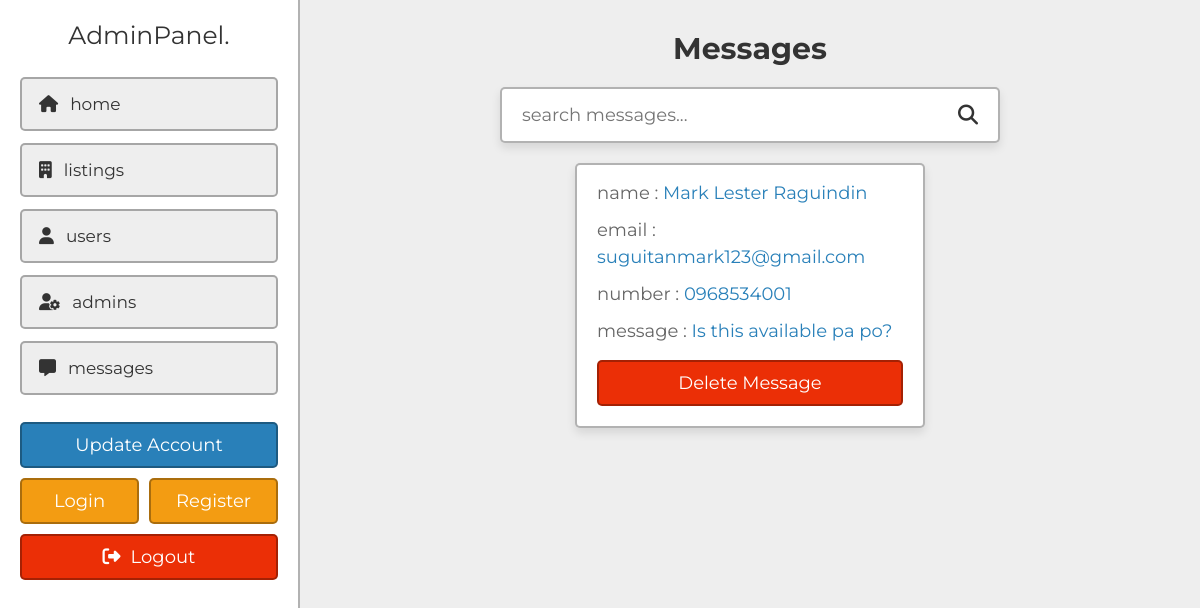
Page /admin/messages.php (signed in) on the committed database.
### tables this page shows
CREATE TABLE `messages` (
  `id` varchar(20) NOT NULL,
  `name` varchar(50) NOT NULL,
  `email` varchar(50) NOT NULL,
  `number` varchar(15) NOT NULL,
  `message` varchar(1500) NOT NULL
);

### admin/messages.php (the view, shortened to what this page needs)
<?php
include '../components/connect.php';
?>
<!DOCTYPE html>
<html lang="en">
<head>
   <link rel="stylesheet" href="https://cdnjs.cloudflare.com/ajax/libs/font-awesome/6.2.0/css/all.min.css">
   <link rel="stylesheet" href="../css/admin_style.css">
</head>
<body>
<?php include '../components/admin_header.php'; ?>
<section class="grid">
   <h1 class="heading">messages</h1>
   <form action="" method="POST" class="search-form">
      <input type="text" name="search_box" placeholder="search messages..." maxlength="100" required>
      <button type="submit" class="fas fa-search" name="search_btn"></button>
   </form>
   <div class="box-container">
   <?php
      if(isset($_POST['search_box']) OR isset($_POST['search_btn'])){
         $search_box = $_POST['search_box'];
         $search_box = filter_var($search_box, FILTER_SANITIZE_STRING);
         $select_messages = $conn->prepare("SELECT * FROM `messages` WHERE name LIKE '%{$search_box}%' OR number LIKE '%{$search_box}%' OR email LIKE '%{$search_box}%'");
         $select_messages->execute();
      }else{
         $select_messages = $conn->prepare("SELECT * FROM `messages`");
         $select_messages->execute();
      }
      if($select_messages->rowCount() > 0){
         while($fetch_messages = $select_messages->fetch(PDO::FETCH_ASSOC)){
   ?>
   <div class="box">
      <p>name : <span><?= $fetch_messages['name']; ?></span></p>
      <p>email : <a href="mailto:<?= $fetch_messages['email']; ?>"><?= $fetch_messages['email']; ?></a></p>
      <p>number : <a href="tel:<?= $fetch_messages['number']; ?>"><?= $fetch_messages['number']; ?></a></p>
      <p>message : <span><?= $fetch_messages['message']; ?></span></p>
      <form action="" method="POST">
         <input type="submit" value="delete message" onclick="return confirm('delete this message?');" name="delete" class="delete-btn">
      </form>
   </div>
   <?php
      }
   }elseif(isset($_POST['search_box']) OR isset($_POST['search_btn'])){
      echo '<p class="empty">results not found!</p>';
   }else{
      echo '<p class="empty">you have no messages!</p>';
   }
   ?>
   </div>
</section>
</body>
</html>

### css/admin_style.css (style rules this page uses)
:root { --main-color:#2980b9; --orange:#f39c12; --red:#eb2f06; --light-color:#666; --light-bg:#eee; --white:#fff; --black:#333; --box-shadow:0 .5rem 1rem rgba(0,0,0,0.1); --border:.2rem solid rgba(0,0,0,.3); }
* { font-family: 'Montserrat', sans-serif; margin: 0; padding: 0; box-sizing: border-box; outline: none; border: none; text-decoration: none; }
html { font-size: 62.5%; overflow-x: hidden; scroll-behavior: smooth; scroll-padding-top: 5rem; }
body { background-color: var(--light-bg); padding-left: 30rem; }
section { padding: 3rem 2rem; max-width: 1200px; margin: 0 auto; }
.heading { margin-bottom: 2rem; text-align: center; text-transform: capitalize; color: var(--black); font-size: 3rem; }
.inline-btn, .inline-option-btn, .inline-delete-btn, .btn, .delete-btn, .option-btn { cursor: pointer; padding: 1rem 2.5rem; font-size: 1.8rem; color: var(--white); text-align: center; text-transform: capitalize; margin-top: 1rem; border-radius: .5rem; border: var(--border); }
.btn, .delete-btn, .option-btn { display: block; width: 100%; }
.delete-btn { background-color: var(--red); }
.grid .box-container { display: grid; grid-template-columns: repeat(auto-fit, 35rem); align-items: flex-start; justify-content: center; gap: 1.5rem; }
.grid .box-container .box { border-radius: .5rem; padding: 2rem; padding-top: 1rem; background-color: var(--white); box-shadow: var(--box-shadow); border: var(--border); overflow-x: hidden; }
.grid .box-container .box p { line-height: 1.5; padding: .5rem 0; font-size: 1.8rem; color: var(--light-color); white-space: pre-line; text-overflow: ellipsis; overflow-x: hidden; }
.grid .box-container .box p a, .grid .box-container .box p span { color: var(--main-color); }
.search-form { max-width: 50rem; margin: 0 auto; border-radius: .5rem; background-color: var(--white); box-shadow: var(--box-shadow); border: var(--border); padding:1.5rem 2rem; display: flex; gap: 2rem; margin-bottom: 2rem; }
.search-form input { width: 100%; font-size: 1.8rem; color: var(--black); }
.search-form button { background:none; cursor: pointer; color: var(--black); font-size: 2rem; }

### rows in the picture
messages: name "Mark Lester Raguindin", email "suguitanmark123@gmail.com", number "0968534001", message "Is this available pa po?"
